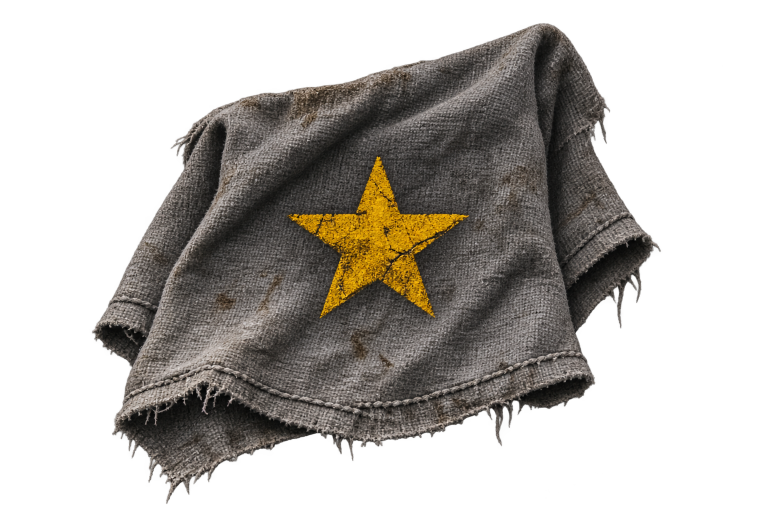
#> input picture tools/raids/source/flag-1.png, 1536 x 1024 px (shown at 1/2 size); its folder holds 4 pictures in this run
$ python build-flags.py
#> lines starting #> are read from the running program, lines starting #| are printed output that depends on the picture
"""The yards' flags (items raid-flag-1…5): the artist's pictures without a background (tools/raids/source/flag-N.png)
→ trimmed to the cloth, centred in a square, public/assets/items/raid-flag-N.webp (256×256, transparent)."""
import os
from PIL import Image

HERE = os.path.dirname(os.path.abspath(__file__))
OUT = os.path.join(HERE, "..", "..", "public", "assets", "items")
for n in range(1, 6):
    im = Image.open(os.path.join(HERE, "source", f"flag-{n}.png")).convert("RGBA")
#> im is the input picture: PIL image 1536x1024 RGBA; mean R, G, B, A 55, 50.5, 45.1, 109.1
    im = im.crop(im.getchannel("A").point(lambda a: 255 if a > 8 else 0).getbbox())
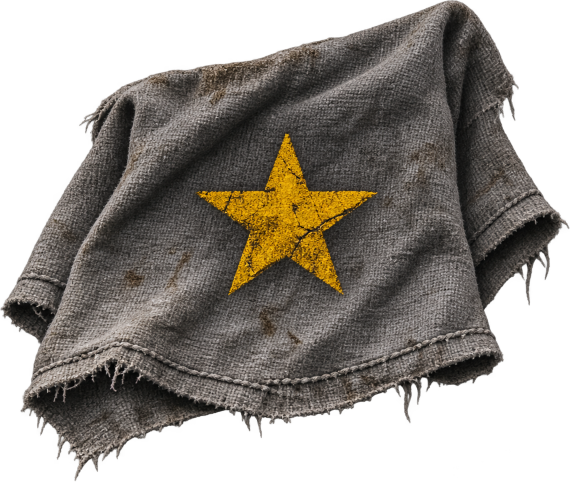
#> im: PIL image 1140x963 RGBA (shown at 1/2 size); mean R, G, B, A 74.2, 68.1, 60.7, 156.3; transparent parts drawn white
    w, h = im.size; s = int(max(w, h) * 1.04)
#> after `w, h = im.size`: w = 1140; h = 963
#> after `s = int(max(w, h) * 1.04)`: s = 1185
    sq = Image.new("RGBA", (s, s), (0, 0, 0, 0)); sq.paste(im, ((s - w) // 2, (s - h) // 2))
#> after `sq = Image.new('RGBA', (s, s), (0, 0, 0, 0))`: sq: PIL image 1185x1185 RGBA; every value is 0
#> after `sq.paste(im, ((s - w) // 2, (s - h) // 2))`:
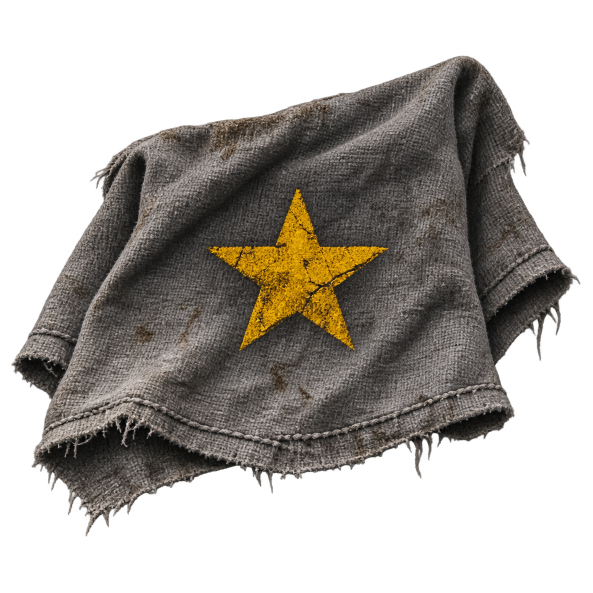
#> sq: PIL image 1185x1185 RGBA (shown at 1/2 size); mean R, G, B, A 58, 53.2, 47.5, 122.2; transparent parts drawn white
    sq.resize((256, 256), Image.LANCZOS).save(os.path.join(OUT, f"raid-flag-{n}.webp"), "WEBP", quality=90)
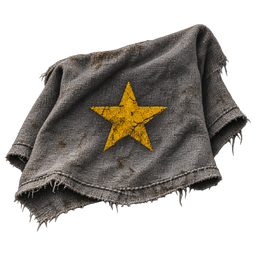
#> saved as raid-flag-1.webp: PIL image 256x256 RGBA; mean R, G, B, A 46.5, 42.5, 37.4, 122.3; transparent parts drawn white
    print(n, "ok")
#> pass 2 of the loop `for n in range(1, 6):`:
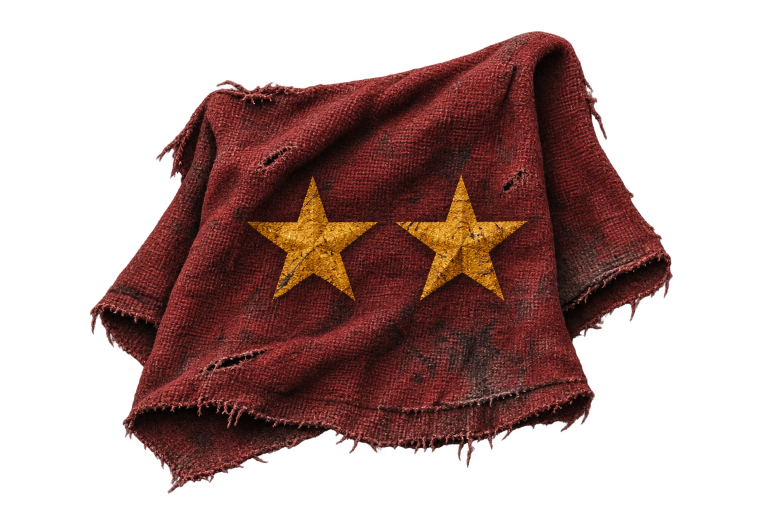
#> input picture tools/raids/source/flag-2.png, 1536 x 1024 px (shown at 1/2 size)
#> im is the input picture: PIL image 1536x1024 RGBA; mean R, G, B, A 57.1, 24, 20.1, 112.9
#> `im = im.crop(im.getchannel("A").point(lambda a: 255 if a > 8 else 0).g..`:
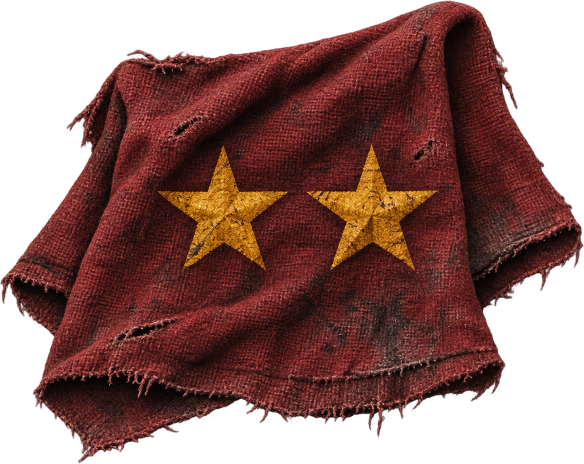
#> im: PIL image 1167x927 RGBA (shown at 1/2 size); mean R, G, B, A 76.7, 32.2, 26.9, 164.2; transparent parts drawn white
#> sq: PIL image 1213x1213 RGBA; every value is 0
#> `sq.resize((256, 256), Image.LANCZOS).save(os.path.join(OUT, f"raid-fla..`:
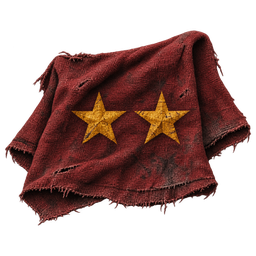
#> saved as raid-flag-2.webp: PIL image 256x256 RGBA; mean R, G, B, A 45.7, 18.9, 15.4, 120.8; transparent parts drawn white
#> pass 3 of the loop `for n in range(1, 6):`:
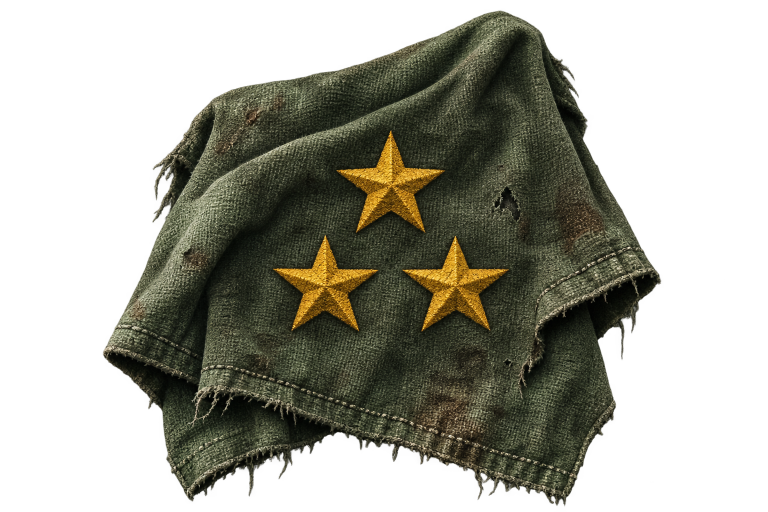
#> input picture tools/raids/source/flag-3.png, 1536 x 1024 px (shown at 1/2 size)
#> im is the input picture: PIL image 1536x1024 RGBA; mean R, G, B, A 42.2, 42, 28.7, 119.2
#> `im = im.crop(im.getchannel("A").point(lambda a: 255 if a > 8 else 0).g..`:
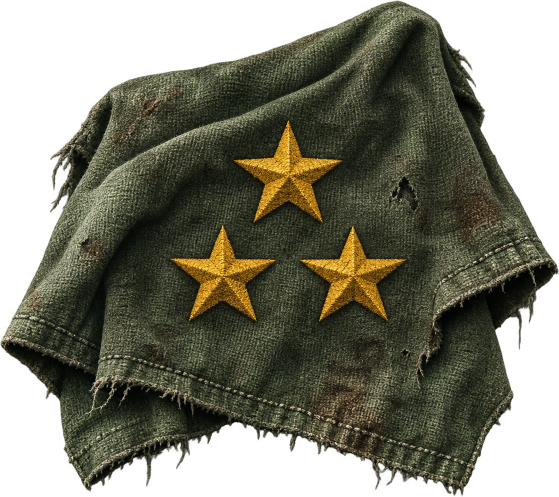
#> im: PIL image 1118x994 RGBA (shown at 1/2 size); mean R, G, B, A 56.7, 56.4, 38.4, 168.6; transparent parts drawn white
#> sq: PIL image 1162x1162 RGBA; every value is 0
#> `sq.resize((256, 256), Image.LANCZOS).save(os.path.join(OUT, f"raid-fla..`:
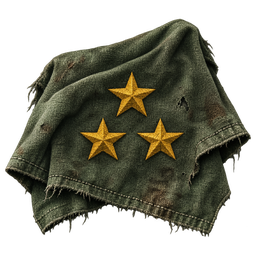
#> saved as raid-flag-3.webp: PIL image 256x256 RGBA; mean R, G, B, A 37.8, 37.5, 25.2, 138.9; transparent parts drawn white
#> (the run stopped early here; a loop or call above may not have finished)
